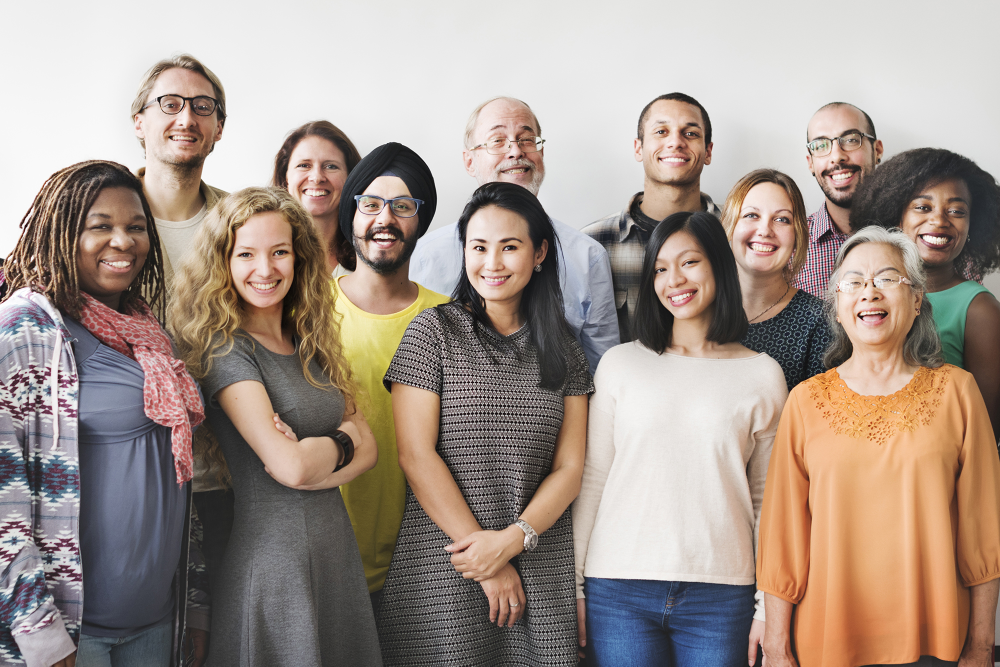
//> input picture 45_opencv_face_detection_with_haarcascade/face_image.jpg, 2000 x 1333 px (shown at 1/2 size)
$ ./Source   (built with g++ and OpenCV 4)
//> lines starting //> are read from the running program, lines starting //| are printed output that depends on the picture; after the words box and inside, x2 and y2 are one past the last pixel; in counts of white or black regions, pixels touching at a corner belong together
#include<opencv2/core/core.hpp>
#include<opencv2/highgui/highgui.hpp>
#include<opencv2/imgproc/imgproc.hpp>
#include<opencv2/objdetect/objdetect.hpp>				// for face detection lib
#include<iostream>

using namespace std;
using namespace cv;

int main()
{
	Mat img = imread("face_image.jpg");
//> img is the input picture: 1333 rows x 2000 cols, CV_8UC3; mean B, G, R 138.5, 147.7, 162.3
	resize(img, img, Size(800, 500));
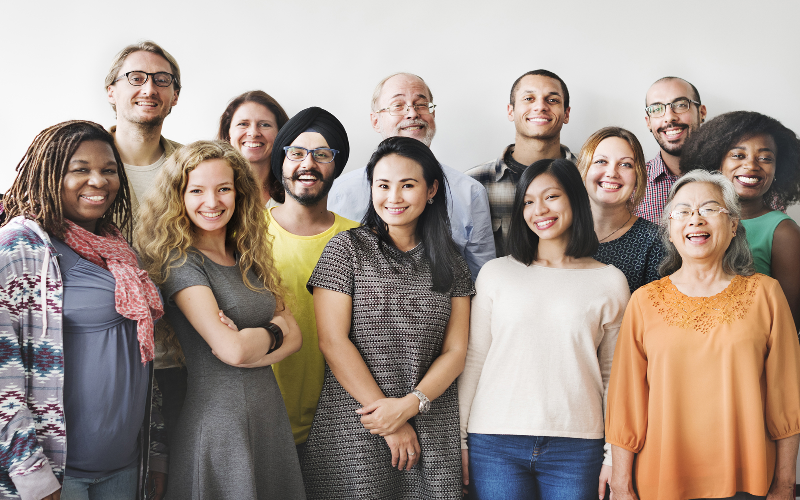
//> img: 500 rows x 800 cols, CV_8UC3; mean B, G, R 138.4, 147.6, 162.2

	CascadeClassifier data;
	data.load("haarcascade_frontalface_default.xml");		// .xml file is loaded

	Mat grayimg;
	cvtColor(img, grayimg, COLOR_BGR2GRAY);
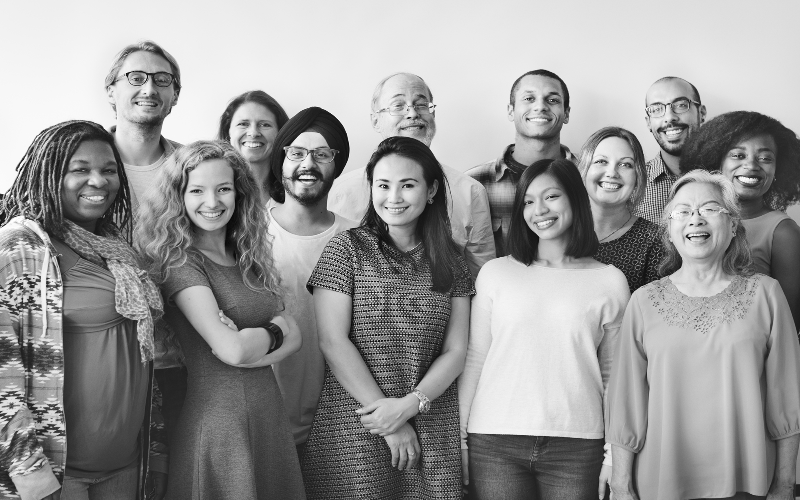
//> grayimg: 500 rows x 800 cols, CV_8UC1; min 3, max 255, mean 151

	vector<Rect> dataVec;		// rectangle vector is defined

	data.detectMultiScale(grayimg, dataVec, 1.1, 3, 0, Size(30, 30));		// gryimg uzerindeki nesneleri tespit eder ve dataVec e atar
//> dataVec = 14 Rects (x, y, width, height), first 8: [226, 103, 55, 55], [508, 75, 62, 62], [578, 139, 62, 62], [179, 166, 63, 63], [514, 176, 59, 59], [279, 131, 61, 61], [719, 133, 62, 62], [112, 53, 69, 69]
	// 1.1 ve 3 parametreleri guncellenerek ( bi yere kadar ) daha iyi tespit islemi gerceklestirilebilir

	// tespit edilen nesnelerin etrafina dikdortgen cizelim
	for (int i = 0; i< dataVec.size(); i++)
	{
		Point pt1(dataVec[i].x, dataVec[i].y);						// start point
		Point pt2(dataVec[i].x + dataVec[i].width, dataVec[i].y + dataVec[i].height);   // finish point
		rectangle(img, pt1, pt2, Scalar(0, 255, 0), 2, 8, 0);							// rectangle draw
	}
//> this loop made 14 passes
//> (pt1, pt2) on passes 1 to 12: (Point(226, 103), Point(281, 158)), (Point(508, 75), Point(570, 137)), (Point(578, 139), Point(640, 201)), (Point(179, 166), Point(242, 229)), (Point(514, 176), Point(573, 235)), (Point(279, 131), Point(340, 192)), (Point(719, 133), Point(781, 195)), (Point(112, 53), Point(181, 122)), (Point(61, 145), Point(127, 211)), (Point(364, 160), Point(430, 226)), (Point(662, 182), Point(731, 251)), (Point(380, 82), Point(440, 142))
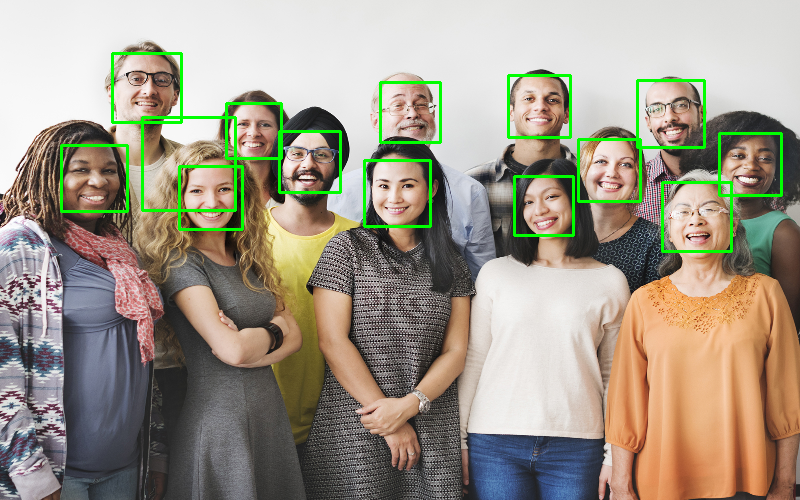
//> img: 500 rows x 800 cols, CV_8UC3; 2.7% of pixels changed, all inside (x1, y1, x2, y2) = (60, 52, 783, 253)

	imshow("output image", img);

	waitKey(0);
	return 0;
}
